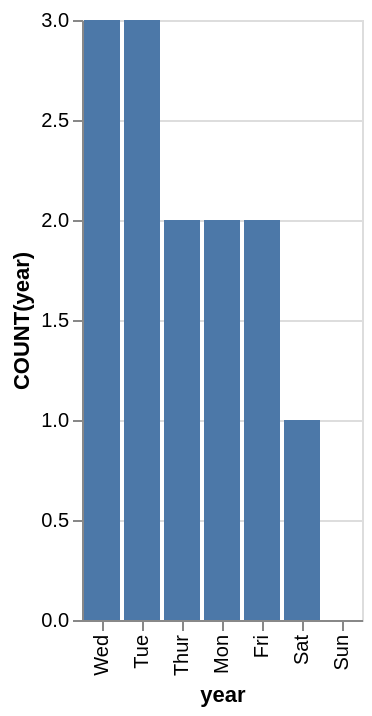

Specify this chart in Vega-Lite:
### Vega-Lite specification from a JSON file in a GitHub repository (floating-point values rounded to 4 significant figures)
{"data": {"values": [{"x_data": "Wed", "y_data": 3}, {"x_data": "Tue", "y_data": 3}, {"x_data": "Thur", "y_data": 2}, {"x_data": "Mon", "y_data": 2}, {"x_data": "Fri", "y_data": 2}, {"x_data": "Sat", "y_data": 1}, {"x_data": "Sun", "y_data": 0}]}, "mark": "bar", "encoding": {"x": {"field": "x_data", "type": "nominal", "title": "year", "sort": {"op": "sum", "field": "y_data", "order": "descending"}}, "y": {"field": "y_data", "type": "quantitative", "title": "COUNT(year)"}}}
